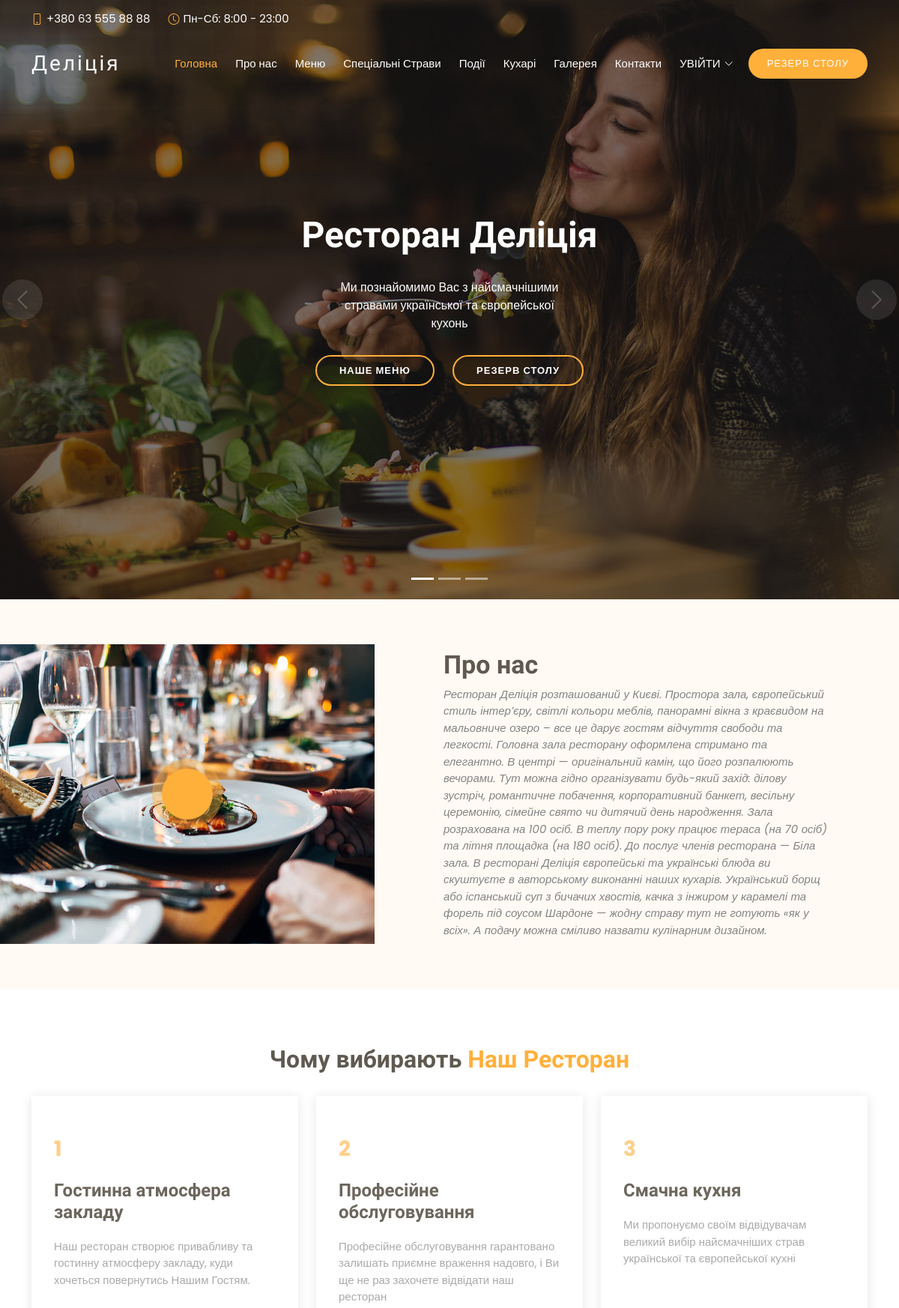
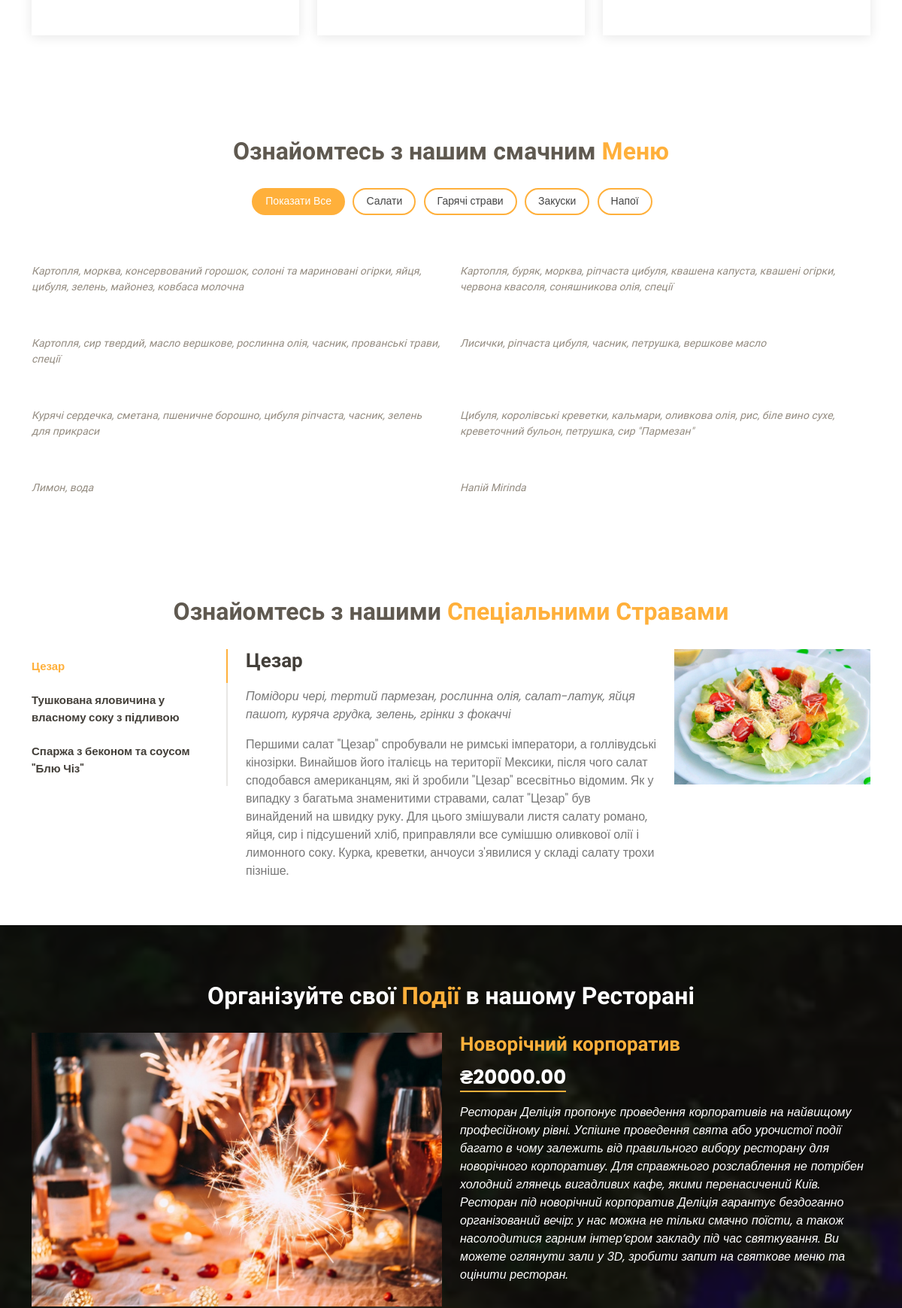
The page / (upper part) on the database its author committed (2 pictures, top to bottom).
### main_page/models.py (models this page shows, shortened)
class StartPage(models.Model):
    position = models.PositiveSmallIntegerField()
    title = models.CharField(max_length=100)
    description = models.TextField(max_length=400)
    photo = models.FileField(upload_to=NewFileName('images/start_page').get_file_name)
    is_visible = models.BooleanField(default=True)
    class Meta:
        ordering = ('position', )

class About(models.Model):
    title = models.CharField(max_length=100)
    description = models.TextField(max_length=1000)
    video = models.FileField(upload_to=NewFileName('video/about').get_file_name)
    photo = models.ImageField(upload_to=NewFileName('images/about').get_file_name)

class WhyUsCard(models.Model):
    position = models.PositiveSmallIntegerField()
    title = models.CharField(max_length=100, unique=True)
    description = models.TextField(max_length=200)
    is_visible = models.BooleanField(default=True)
    class Meta:
        ordering = ('position', )

class DishCategory(models.Model):
    position = models.PositiveSmallIntegerField(unique=True)
    name = models.CharField(max_length=50, unique=True)
    is_visible = models.BooleanField(default=True)
    class Meta:
        ordering = ('position', )

class Dish(models.Model):
    position = models.PositiveSmallIntegerField()
    name = models.CharField(max_length=50, unique=True)
    is_visible = models.BooleanField(default=True)
    category = models.ForeignKey(DishCategory, on_delete=models.CASCADE)
    is_special = models.BooleanField(default=False)
    description = models.TextField(max_length=500, blank=True)
    price = models.DecimalField(max_digits=8, decimal_places=2)
    ingredients = models.CharField(max_length=200)
    photo = models.ImageField(upload_to=NewFileName('images/dishes').get_file_name)
    class Meta:
        ordering = ('position', )

class Events(models.Model):
    title = models.CharField(max_length=100, unique=True)
    description = models.TextField(max_length=600)
    price = models.DecimalField(max_digits=8, decimal_places=2)
    photo = models.ImageField(upload_to=NewFileName('images/events').get_file_name)
    is_visible = models.BooleanField(default=True)
    date_stop_event = models.DateTimeField()
    class Meta:
        ordering = ('date_stop_event', )

### main_page/views.py (the view, shortened to what this page needs)
# urls.py: path('', main_page)
def main_page(request):
    start_page = StartPage.objects.filter(is_visible=True)[:MAX_QUANTITY_START_PAGES_SLIDES]
    about = About.objects.first()
    cards = WhyUsCard.objects.filter(is_visible=True)[:3]
    categories = DishCategory.objects.filter(is_visible=True)
    dishes = Dish.objects.filter(is_visible=True, is_special=False)
    specials_dishes = Dish.objects.filter(is_visible=True, is_special=True)
    events = Events.objects.filter(is_visible=True, date_stop_event__gt=datetime.now())
    gallery = RestaurantPhoto.objects.filter(is_visible=True)[:MAX_QUANTITY_OF_PHOTOS_IN_GALLERY_DISPLAYED]
    chefs = Chefs.objects.filter(is_visible=True)
    reviews = Review.objects.filter(is_visible=True)[:MAX_QUANTITY_REVIEWS_DISPLAYED]
    form_user_reservation = FormUserReservation()
    form_user_message = FormUserMessage()
    return render(request, 'main_page.html', context={
        'start_page': start_page,
        'about': about,
        'cards': cards,
        'categories': categories,
        'dishes': dishes,
        'specials': specials_dishes,
        'events': events,
        'gallery': gallery,
        'chefs': chefs,
        'reviews': reviews,
        'form_user_reservation': form_user_reservation,
        'form_user_message': form_user_message,
    })

### main_page/templates/main_page.html (shortened to what this page needs)
{% extends 'index.html' %}
{% block site_content %}
    {% include 'about.html' %}
    {% include 'why_us.html' %}
    {% include 'menu.html' %}
    {% include 'specials_section.html' %}
    {% include 'events_section.html' %}
{% endblock %}

### templates/index.html (shortened to what this page needs)
{% load static %}
<!DOCTYPE html>
<html lang="en">
<head>
  <link href={% static "assets/vendor/animate.css/animate.min.css" %} rel="stylesheet">
  <link href={% static "assets/vendor/bootstrap/css/bootstrap.min.css" %} rel="stylesheet">
  <link href={% static "assets/vendor/bootstrap-icons/bootstrap-icons.css" %} rel="stylesheet">
  <link href={% static "assets/vendor/boxicons/css/boxicons.min.css" %} rel="stylesheet">
  <link href={% static "assets/vendor/glightbox/css/glightbox.min.css" %} rel="stylesheet">
  <link href={% static "assets/vendor/swiper/swiper-bundle.min.css" %} rel="stylesheet">
  <link href={% static "assets/css/style.css" %} rel="stylesheet">
</head>
<body>
  {% include 'top_bar.html' %}
  {% include 'header.html' %}
  {%  include 'hero_section.html' %}
  <main id="main">
      {% block site_content %}
      {% endblock %}
  </main>
</body>
</html>

### main_page/templates/top_bar.html
<section id="topbar" class="d-flex align-items-center fixed-top topbar-transparent">
    <div class="container-fluid container-xl d-flex align-items-center justify-content-center justify-content-lg-start">
      <i class="bi bi-phone d-flex align-items-center"><span>+380 63 555 88 88</span></i>
      <i class="bi bi-clock ms-4 d-none d-lg-flex align-items-center"><span>Пн-Сб: 8:00 - 23:00</span></i>
    </div>
  </section>

### main_page/templates/header.html (shortened to what this page needs)
<header id="header" class="fixed-top d-flex align-items-center header-transparent">
    <div class="container-fluid container-xl d-flex align-items-center justify-content-between">
      <div class="logo me-auto">
        <h1><a href="index.html">Деліція</a></h1>
      </div>
      <nav id="navbar" class="navbar order-last order-lg-0">
        <ul>
          <li><a class="nav-link scrollto active" href="#hero">Головна</a></li>
          <li><a class="nav-link scrollto" href="#about">Про нас</a></li>
          <li><a class="nav-link scrollto" href="#menu">Меню</a></li>
          <li><a class="nav-link scrollto" href="#specials">Спеціальні Страви</a></li>
          <li><a class="nav-link scrollto" href="#events">Події</a></li>
          <li><a class="nav-link scrollto" href="#chefs">Кухарі</a></li>
          <li><a class="nav-link scrollto" href="#gallery">Галерея</a></li>
          <li><a class="nav-link scrollto" href="#contact">Контакти</a></li>
          {% if not user.username %}
            <li class="dropdown"><a href="#"><span>УВІЙТИ</span> <i class="bi bi-chevron-down"></i></a>
            </li>
          {% endif %}
        </ul>
      </nav>
      <a href="#book-a-table" class="book-a-table-btn scrollto">РЕЗЕРВ СТОЛУ</a>
    </div>
</header>

### main_page/templates/hero_section.html
<section id="hero">
    <div class="hero-container">
      <div id="heroCarousel" data-bs-interval="5000" class="carousel slide carousel-fade" data-bs-ride="carousel">
        <ol class="carousel-indicators" id="hero-carousel-indicators"></ol>
        <div class="carousel-inner" role="listbox">
          {% for slide in start_page %}
            {% if forloop.first %}
              <div class="carousel-item active" style="background-image: url({{ slide.photo.url }});">
            {% else %}
              <div class="carousel-item" style="background-image: url({{ slide.photo.url }});">
            {% endif %}
              <div class="carousel-container">
                <div class="carousel-content">
                  <h2 class="animate__animated animate__fadeInDown">{{ slide.title }}</h2>
                  <p class="animate__animated animate__fadeInUp">{{ slide.description }}</p>
                  <div>
                    <a href="#menu" class="btn-menu animate__animated animate__fadeInUp scrollto">Наше Меню</a>
                    <a href="#book-a-table" class="btn-book animate__animated animate__fadeInUp scrollto">РЕЗЕРВ СТОЛУ</a>
                  </div>
                </div>
              </div>
            </div>
          {% endfor %}
        </div>
        <a class="carousel-control-prev" href="#heroCarousel" role="button" data-bs-slide="prev">
          <span class="carousel-control-prev-icon bi bi-chevron-left" aria-hidden="true"></span>
        </a>
        <a class="carousel-control-next" href="#heroCarousel" role="button" data-bs-slide="next">
          <span class="carousel-control-next-icon bi bi-chevron-right" aria-hidden="true"></span>
        </a>
      </div>
    </div>
  </section>

### main_page/templates/about.html
{% load static %}
<section id="about" class="about">
      <div class="container-fluid">
        <div class="row">
          {% block about %}
            <div class="col-lg-5 align-items-stretch video-box" style='background-image: url({{ about.photo.url }});'>
              <a href={{ about.video.url }} class="venobox play-btn mb-4" data-vbtype="video" data-autoplay="true"></a>
            </div>
            <div class="col-lg-7 d-flex flex-column justify-content-center align-items-stretch">
              <div class="content">
                <h3><strong>{{ about.title }}</strong></h3>
                <p class="fst-italic">{{ about.description }}</p>
              </div>
            </div>
          {% endblock %}
        </div>
      </div>
    </section>

### main_page/templates/why_us.html
<section id="why-us" class="why-us">
      <div class="container">
        <div class="section-title">
          <h2>Чому вибирають <span>Наш Ресторан</span></h2>
        </div>
        <div class="row">
          {% for card in cards %}
            {% if forloop.first %}
              <div class="col-lg-4">
            {% else %}
              <div class="col-lg-4 mt-4 mt-lg-0">
            {% endif %}
                <div class="box">
                  <span>{{ card.position }}</span>
                  <h4>{{ card.title }}</h4>
                  <p>{{ card.description }}</p>
                </div>
              </div>
          {% endfor %}
        </div>
      </div>
</section>

### main_page/templates/menu.html
<section id="menu" class="menu">
      <div class="container">
        <div class="section-title">
          <h2>Ознайомтесь з нашим смачним <span>Меню</span></h2>
        </div>
        <div class="row">
          <div class="col-lg-12 d-flex justify-content-center">
            <ul id="menu-flters">
              <li data-filter="*" class="filter-active">Показати Все</li>
              {% for category in categories %}
                <li data-filter=".category{{ category.pk }}">{{ category.name }}</li>
              {% endfor %}
            </ul>
          </div>
        </div>
        <div class="row menu-container">
          {% for dish in dishes %}
              <div class="col-lg-6 menu-item category{{ dish.category.pk }}">
                <div class="menu-content">
                  <a href="#">{{ dish.name }}</a><span>₴{{ dish.price }}</span>
                </div>
                <div class="menu-ingredients">
                  {{ dish.ingredients }}
                </div>
              </div>
          {% endfor %}
        </div>
      </div>
    </section>

### main_page/templates/specials_section.html
<section id="specials" class="specials">
      <div class="container">
        <div class="section-title">
          <h2>Ознайомтесь з нашими <span>Спеціальними Стравами</span></h2>
        </div>
        <div class="row">
          <div class="col-lg-3">
            <ul class="nav nav-tabs flex-column">
              {% for dish in specials %}
                <li class="nav-item">
                {% if forloop.first %}
                  <a class="nav-link active show" data-bs-toggle="tab" href="#tab-{{ dish.pk }}">{{ dish.name }}</a>
                {% else %}
                  <a class="nav-link" data-bs-toggle="tab" href="#tab-{{ dish.pk }}">{{ dish.name }}</a>
                {% endif %}
                </li>
              {% endfor %}
            </ul>
          </div>
          <div class="col-lg-9 mt-4 mt-lg-0">
            <div class="tab-content">
              {% for dish in specials %}
                {% if forloop.first %}
                  <div class="tab-pane active show" id="tab-{{ dish.pk }}">
                {% else %}
                  <div class="tab-pane" id="tab-{{ dish.pk }}">
                {% endif %}
                    <div class="row">
                      <div class="col-lg-8 details order-2 order-lg-1">
                        <h3>{{ dish.name }}</h3>
                        <p class="fst-italic">{{ dish.ingredients }}</p>
                        <p>{{ dish.description }}</p>
                      </div>
                      <div class="col-lg-4 text-center order-1 order-lg-2">
                        <img src={{ dish.photo.url }} alt="" class="img-fluid">
                      </div>
                    </div>
                  </div>
              {% endfor %}
            </div>
          </div>
        </div>
      </div>
    </section>

### main_page/templates/events_section.html (shortened to what this page needs)
<section id="events" class="events">
      <div class="container">
        <div class="section-title">
          <h2>Організуйте свої <span>Події</span> в нашому Ресторані</h2>
        </div>
        <div class="events-slider swiper">
          <div class="swiper-wrapper">
            {% for event in events %}
              <div class="swiper-slide">
                  <div class="row event-item">
                    <div class="col-lg-6">
                      <img src={{ event.photo.url }} class="img-fluid" alt="">
                    </div>
                    <div class="col-lg-6 pt-4 pt-lg-0 content">
                      <h3>{{ event.title }}</h3>
                      <div class="price">
                        <p><span>₴{{ event.price }}</span></p>
                      </div>
                      <p class="fst-italic">{{ event.description }}</p>
                    </div>
                  </div>
                </div>
            {% endfor %}
          </div>
        </div>
      </div>
    </section>

### rows shown on the page
StartPage: photo (picture), title "Ресторан Деліція", description "Ми познайомимо Вас з найсмачнішими стравами української та європейської кухонь"
About: photo (picture), title "Про нас", description "Ресторан Деліція розташований у Києві. Простора зала, європейський стиль інтер’єру, світлі кольори меблів, панорамні вікна з краєвидом на мальовниче озеро – все це дарує гостям відчуття свободи та легкості. Головна зала ресторану оформлена стримано та елегантно. В центрі — оригінальний камін, що його розпалюють вечорами. Тут можна гідно організувати будь-який захід: ділову зустріч, романтичне побачення, корпоративний банкет, весільну церемонію, сімейне свято чи дитячий день народження. Зала розрахована на 100 осіб. В теплу пору року працює тераса (на 70 осіб) та літня площадка (на 180 осіб). До послуг членів ресторана — Біла зала. В ресторані Деліція європейські та українські блюда ви…"
WhyUsCard: position "1", title "Гостинна атмосфера закладу", description "Наш ресторан створює привабливу та гостинну атмосферу закладу, куди хочеться повернутись Нашим Гостям."
WhyUsCard: position "2", title "Професійне обслуговування", description "Професійне обслуговування гарантовано залишать приємне враження надовго, і Ви ще не раз захочете відвідати наш ресторан"
WhyUsCard: position "3", title "Смачна кухня", description "Ми пропонуємо своїм відвідувачам великий вибір найсмачніших страв української та європейської кухні"
DishCategory: name "Салати"
DishCategory: name "Гарячі страви"
DishCategory: name "Закуски"
DishCategory: name "Напої"
Dish: ingredients "Картопля, морква, консервований горошок, солоні та мариновані огірки, яйця, цибуля, зелень, майонез, ковбаса молочна"
Dish: ingredients "Картопля, буряк, морква, ріпчаста цибуля, квашена капуста, квашені огірки, червона квасоля, соняшникова олія, спеції"
Dish: ingredients "Картопля, сир твердий, масло вершкове, рослинна олія, часник, прованські трави, спеції"
Dish: ingredients "Лисички, ріпчаста цибуля, часник, петрушка, вершкове масло"
Dish: ingredients "Курячі сердечка, сметана, пшеничне борошно, цибуля ріпчаста, часник, зелень для прикраси"
Dish: ingredients "Цибуля, королівські креветки, кальмари, оливкова олія, рис, біле вино сухе, креветочний бульон, петрушка, сир \"Пармезан\""
Dish: ingredients "Лимон, вода"
Dish: ingredients "Напій Mirinda"
Dish: name "Цезар", ingredients "Помідори чері, тертий пармезан, рослинна олія, салат-латук, яйця пашот, куряча грудка, зелень, грінки з фокаччі", description "Першими салат \"Цезар\" спробували не римські імператори, а голлівудські кінозірки. Винайшов його італієць на території Мексики, після чого салат сподобався американцям, які й зробили \"Цезар\" всесвітньо відомим. Як у випадку з багатьма знаменитими стравами, салат \"Цезар\" був винайдений на швидку руку. Для цього змішували листя салату романо, яйця, сир і підсушений хліб, приправляли все сумішшю оливкової олії і лимонного соку. Курка, креветки, анчоуси з'явилися у складі салату трохи пізніше.", photo (picture)
Dish: name "Тушкована яловичина у власному соку з підливою"
Dish: name "Спаржа з беконом та соусом \"Блю Чіз\""
Events: photo (picture), title "Новорічний корпоратив", price "20000.00", description "Ресторан Деліція пропонує проведення корпоративів на найвищому професійному рівні. Успішне проведення свята або урочистої події багато в чому залежить від правильного вибору ресторану для новорічного корпоративу. Для справжнього розслаблення не потрібен холодний глянець вигадливих кафе, якими перенасичений Київ. Ресторан під новорічний корпоратив Деліція гарантує бездоганно організований вечір: у нас можна не тільки смачно поїсти, а також насолодитися гарним інтер’єром закладу під час святкування. Ви можете оглянути зали у 3D, зробити запит на святкове меню та оцінити ресторан."
